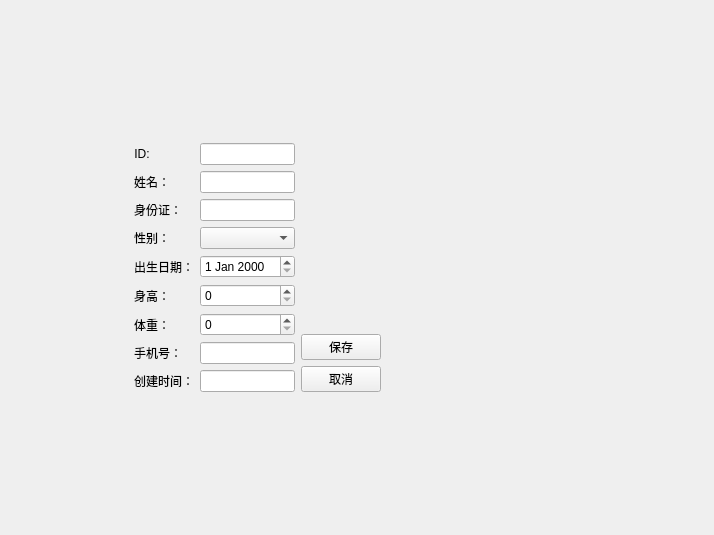
<?xml version="1.0" encoding="UTF-8"?>
<ui version="4.0">
 <class>PatientEditView</class>
 <widget class="QWidget" name="PatientEditView">
  <property name="geometry">
   <rect>
    <x>0</x>
    <y>0</y>
    <width>714</width>
    <height>535</height>
   </rect>
  </property>
  <property name="windowTitle">
   <string>编辑患者信息</string>
  </property>
  <layout class="QVBoxLayout" name="verticalLayout_2">
   <item>
    <spacer name="verticalSpacer_3">
     <property name="orientation">
      <enum>Qt::Orientation::Vertical</enum>
     </property>
     <property name="sizeHint" stdset="0">
      <size>
       <width>20</width>
       <height>110</height>
      </size>
     </property>
    </spacer>
   </item>
   <item>
    <layout class="QHBoxLayout" name="horizontalLayout_2">
     <item>
      <spacer name="horizontalSpacer">
       <property name="orientation">
        <enum>Qt::Orientation::Horizontal</enum>
       </property>
       <property name="sizeType">
        <enum>QSizePolicy::Policy::Fixed</enum>
       </property>
       <property name="sizeHint" stdset="0">
        <size>
         <width>123</width>
         <height>17</height>
        </size>
       </property>
      </spacer>
     </item>
     <item>
      <layout class="QHBoxLayout" name="horizontalLayout">
       <item>
        <layout class="QFormLayout" name="formLayout_2">
         <item row="0" column="0">
          <widget class="QLabel" name="label_8">
           <property name="text">
            <string>ID:</string>
           </property>
           <property name="alignment">
            <set>Qt::AlignmentFlag::AlignCenter</set>
           </property>
          </widget>
         </item>
         <item row="0" column="1">
          <widget class="QLineEdit" name="dbEditID"/>
         </item>
         <item row="1" column="0">
          <widget class="QLabel" name="label_10">
           <property name="text">
            <string>姓名：</string>
           </property>
          </widget>
         </item>
         <item row="1" column="1">
          <widget class="QLineEdit" name="dbEditName"/>
         </item>
         <item row="2" column="0">
          <widget class="QLabel" name="label_11">
           <property name="text">
            <string>身份证：</string>
           </property>
           <property name="alignment">
            <set>Qt::AlignmentFlag::AlignCenter</set>
           </property>
          </widget>
         </item>
         <item row="2" column="1">
          <widget class="QLineEdit" name="dbEditIDCard"/>
         </item>
         <item row="3" column="0">
          <widget class="QLabel" name="label_12">
           <property name="text">
            <string>性别：</string>
           </property>
           <property name="alignment">
            <set>Qt::AlignmentFlag::AlignCenter</set>
           </property>
          </widget>
         </item>
         <item row="3" column="1">
          <widget class="QComboBox" name="dbComboxSex"/>
         </item>
         <item row="4" column="0">
          <widget class="QLabel" name="label_13">
           <property name="text">
            <string>出生日期：</string>
           </property>
           <property name="alignment">
            <set>Qt::AlignmentFlag::AlignCenter</set>
           </property>
          </widget>
         </item>
         <item row="4" column="1">
          <widget class="QDateEdit" name="dbDataEditDOB"/>
         </item>
         <item row="5" column="0">
          <widget class="QLabel" name="label_14">
           <property name="text">
            <string>身高：</string>
           </property>
           <property name="alignment">
            <set>Qt::AlignmentFlag::AlignCenter</set>
           </property>
          </widget>
         </item>
         <item row="5" column="1">
          <widget class="QSpinBox" name="dbSpinHeight"/>
         </item>
         <item row="6" column="0">
          <widget class="QLabel" name="label_15">
           <property name="text">
            <string>体重：</string>
           </property>
           <property name="alignment">
            <set>Qt::AlignmentFlag::AlignCenter</set>
           </property>
          </widget>
         </item>
         <item row="6" column="1">
          <widget class="QSpinBox" name="dbSpinWeight"/>
         </item>
         <item row="7" column="0">
          <widget class="QLabel" name="label_16">
           <property name="text">
            <string>手机号：</string>
           </property>
           <property name="alignment">
            <set>Qt::AlignmentFlag::AlignCenter</set>
           </property>
          </widget>
         </item>
         <item row="7" column="1">
          <widget class="QLineEdit" name="dbEditMobile"/>
         </item>
         <item row="8" column="1">
          <widget class="QLineEdit" name="dbCreateTimeStamp"/>
         </item>
         <item row="8" column="0">
          <widget class="QLabel" name="label">
           <property name="text">
            <string>创建时间：</string>
           </property>
          </widget>
         </item>
        </layout>
       </item>
       <item>
        <layout class="QVBoxLayout" name="verticalLayout">
         <item>
          <spacer name="verticalSpacer">
           <property name="orientation">
            <enum>Qt::Orientation::Vertical</enum>
           </property>
           <property name="sizeHint" stdset="0">
            <size>
             <width>20</width>
             <height>40</height>
            </size>
           </property>
          </spacer>
         </item>
         <item>
          <widget class="QPushButton" name="btSave">
           <property name="text">
            <string>保存</string>
           </property>
          </widget>
         </item>
         <item>
          <widget class="QPushButton" name="btCancel">
           <property name="text">
            <string>取消</string>
           </property>
          </widget>
         </item>
        </layout>
       </item>
      </layout>
     </item>
     <item>
      <spacer name="horizontalSpacer_2">
       <property name="orientation">
        <enum>Qt::Orientation::Horizontal</enum>
       </property>
       <property name="sizeHint" stdset="0">
        <size>
         <width>433</width>
         <height>17</height>
        </size>
       </property>
      </spacer>
     </item>
    </layout>
   </item>
   <item>
    <spacer name="verticalSpacer_2">
     <property name="orientation">
      <enum>Qt::Orientation::Vertical</enum>
     </property>
     <property name="sizeHint" stdset="0">
      <size>
       <width>20</width>
       <height>109</height>
      </size>
     </property>
    </spacer>
   </item>
  </layout>
 </widget>
 <resources/>
 <connections/>
</ui>
